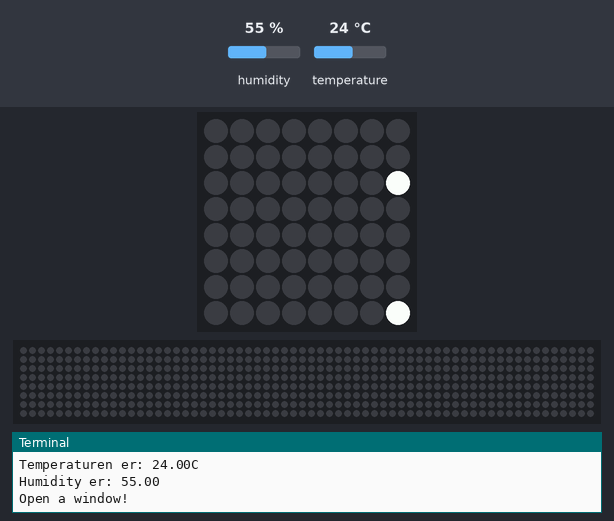
Bench run of a program on a simulated Raspberry Pi (BCM pin numbers) with a Sense HAT. On the bench: the Sense HAT's 8×8 RGB LED matrix, a strip that is not on the board, showing the scrolling text unrolled, the last lines printed to the terminal. The inputs (shaded band) are chosen by the test bench; at power-on: humidity 55 %, temperature 24 °C. The 64×8 strip is a reading aid, not a part: it shows the text the matrix is scrolling, unrolled, one strip-width of it at a time.

Above: at 0.17 s.
At 4.1 s:
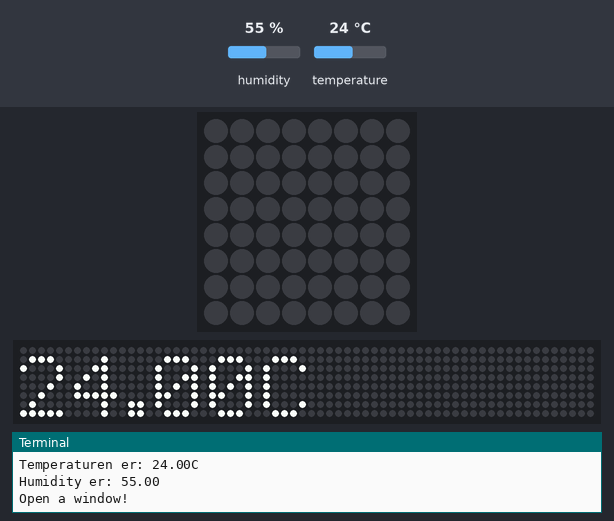
At 13.95 s:
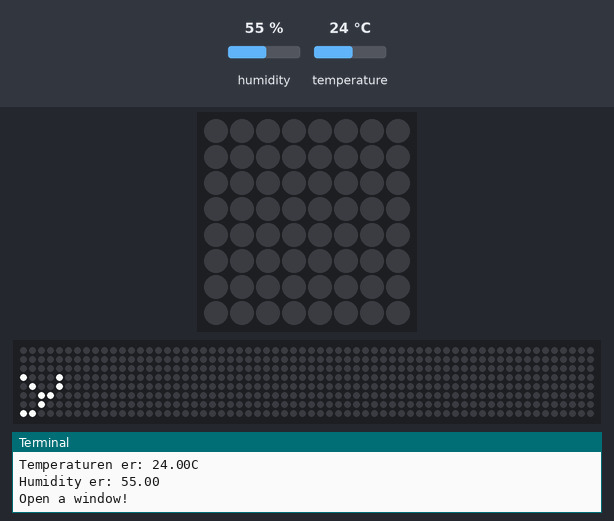
At 20.28 s:
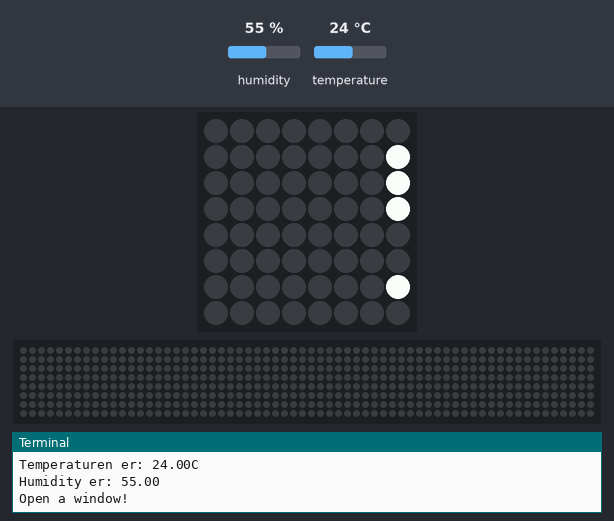
At 30.05 s:
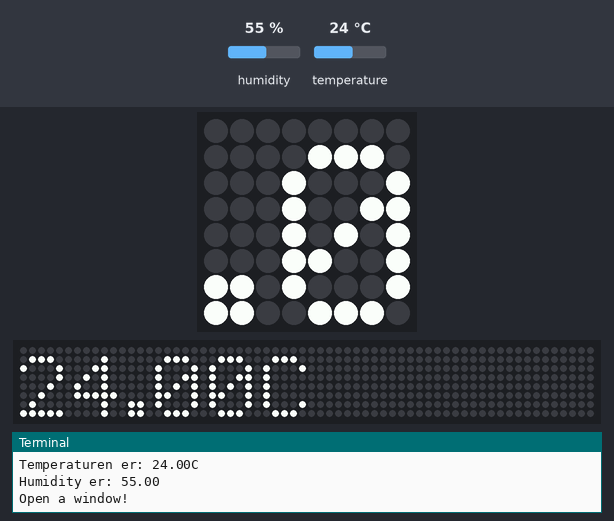
At 39.93 s:
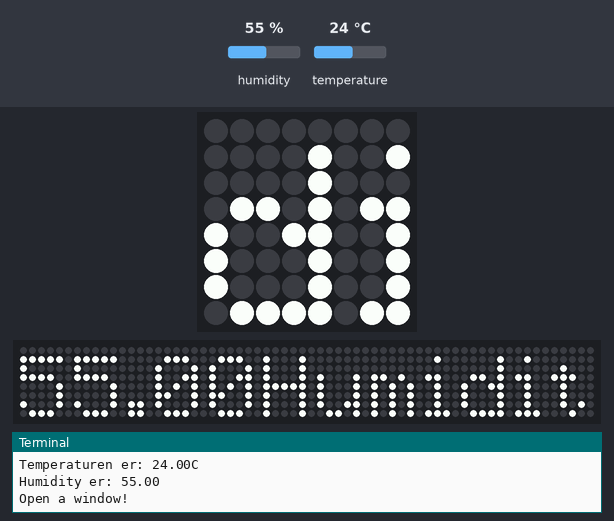

The program:

temperatureandhumidityonSenseHat.py
```python
from sense_hat import SenseHat
from time import sleep
from random import randint

sense = SenseHat()

blue = (0, 0, 255)
yellow = (255, 255, 0)
red = (255,0,0)
temp = sense.get_temperature()
humidity = sense.get_humidity()


while True:
    print("Temperaturen er: {:.2f}C".format(temp))
    print("Humidity er: {:.2f}".format(humidity))

    if temp > 20 and humidity > 20:
        print("Open a window!")
    if temp > 30:
        print("Way too hot")
        sense.show_message("Open a window!")

    sense.show_message("{:.2f}C".format(temp))
    sleep(2.0)
    sense.show_message("{:.2f}Humidity".format(humidity))


  
```
